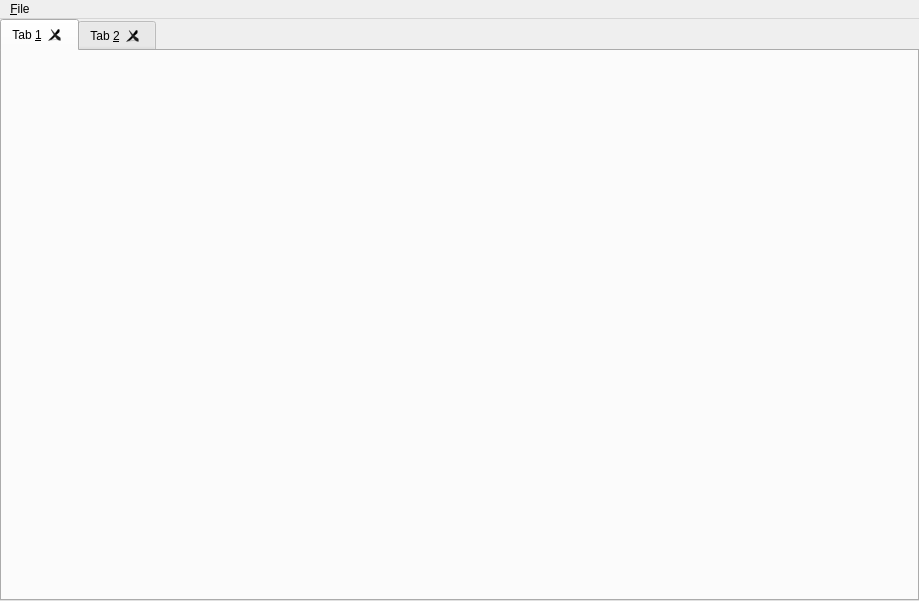
<?xml version="1.0" encoding="UTF-8"?>
<ui version="4.0">
 <class>MainWindow</class>
 <widget class="QMainWindow" name="MainWindow">
  <property name="geometry">
   <rect>
    <x>0</x>
    <y>0</y>
    <width>919</width>
    <height>601</height>
   </rect>
  </property>
  <property name="windowTitle">
   <string>Drawings Mirror</string>
  </property>
  <widget class="QWidget" name="centralWidget">
   <layout class="QGridLayout" name="gridLayout">
    <property name="leftMargin">
     <number>0</number>
    </property>
    <property name="topMargin">
     <number>0</number>
    </property>
    <property name="rightMargin">
     <number>0</number>
    </property>
    <property name="bottomMargin">
     <number>0</number>
    </property>
    <item row="0" column="0">
     <widget class="QTabWidget" name="m_QTabWidget">
      <property name="currentIndex">
       <number>0</number>
      </property>
      <property name="tabsClosable">
       <bool>true</bool>
      </property>
      <widget class="QWidget" name="tab">
       <attribute name="title">
        <string>Tab &amp;1</string>
       </attribute>
      </widget>
      <widget class="QWidget" name="tab_2">
       <attribute name="title">
        <string>Tab &amp;2</string>
       </attribute>
      </widget>
     </widget>
    </item>
   </layout>
  </widget>
  <widget class="QMenuBar" name="menuBar">
   <property name="geometry">
    <rect>
     <x>0</x>
     <y>0</y>
     <width>919</width>
     <height>27</height>
    </rect>
   </property>
   <widget class="QMenu" name="menuFile">
    <property name="title">
     <string>&amp;File</string>
    </property>
    <addaction name="m_QAction_File_New"/>
    <addaction name="separator"/>
    <addaction name="m_QAction_File_Open"/>
    <addaction name="separator"/>
    <addaction name="m_QAction_File_Save"/>
    <addaction name="m_QAction_File_SaveAs"/>
    <addaction name="separator"/>
    <addaction name="m_QAction_File_Settings"/>
    <addaction name="separator"/>
    <addaction name="m_QAction_File_Exit"/>
   </widget>
   <addaction name="menuFile"/>
  </widget>
  <action name="m_QAction_File_Exit">
   <property name="text">
    <string>&amp;Exit</string>
   </property>
   <property name="shortcut">
    <string>Ctrl+Q</string>
   </property>
  </action>
  <action name="m_QAction_File_Settings">
   <property name="text">
    <string>Sett&amp;ings</string>
   </property>
  </action>
  <action name="m_QAction_File_New">
   <property name="text">
    <string>&amp;New</string>
   </property>
   <property name="shortcut">
    <string>Ctrl+N, Ctrl+T</string>
   </property>
  </action>
  <action name="m_QAction_File_Save">
   <property name="text">
    <string>&amp;Save</string>
   </property>
   <property name="shortcut">
    <string>Ctrl+S</string>
   </property>
  </action>
  <action name="m_QAction_File_SaveAs">
   <property name="text">
    <string>Sa&amp;ve as</string>
   </property>
   <property name="shortcut">
    <string>Ctrl+Shift+S</string>
   </property>
  </action>
  <action name="m_QAction_File_Open">
   <property name="text">
    <string>&amp;Open</string>
   </property>
   <property name="shortcut">
    <string>Ctrl+O</string>
   </property>
  </action>
 </widget>
 <layoutdefault spacing="6" margin="11"/>
 <resources/>
 <connections/>
</ui>
